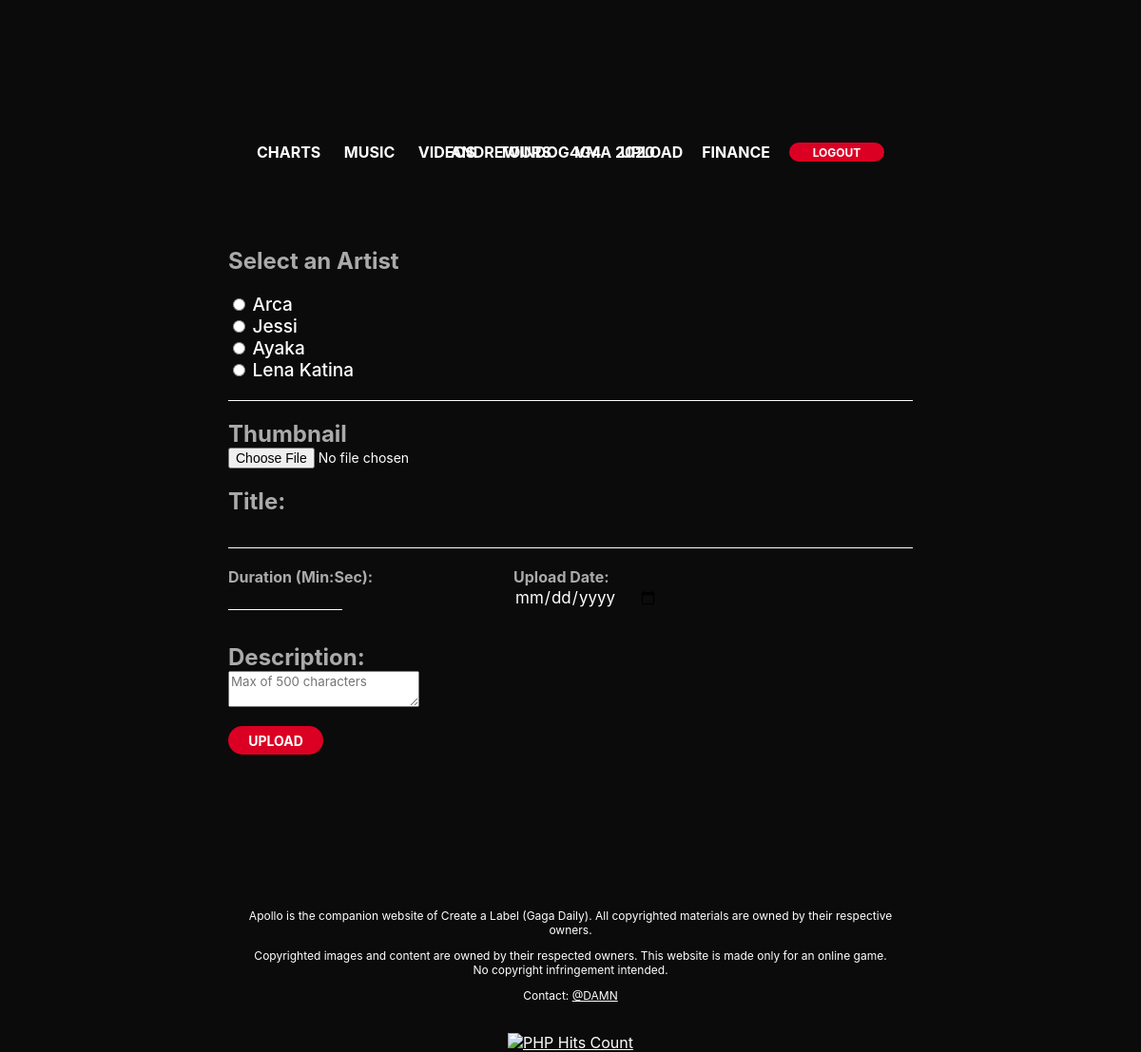
The app's page /website/upload.php (signed in) with its own data.
### tables this page shows
CREATE TABLE `artists` (
  `id` int(11) NOT NULL,
  `name` varchar(50) NOT NULL,
  `label` int(11) NOT NULL,
  `bio` varchar(500) NOT NULL,
  `cover` varchar(50) NOT NULL,
  `featured` int(11) NOT NULL
);

### website/includes/classes/User.php (called while the page is built, shortened)
<?php
	class User {
		private $con;
		private $username;
		public function __construct($con, $username) {
			$this->con = $con;
			$this->username = $username;
			$query = mysqli_query($this->con, "SELECT id FROM users WHERE username='$this->username'");
			$row = mysqli_fetch_array($query);
		}
		public function getId(){
			$query = mysqli_query($this->con, "SELECT id FROM users WHERE username='$this->username'");
			$row = mysqli_fetch_array($query);
			return $row['id'];
		}
	}
?>

### website/upload.php (the view, shortened to what this page needs)
<?php
	include("includes/header.php");
?>
<div class="header" style="padding-bottom: 50px;">
	<div style="width: 100%;margin-top: 20px;">
	<form method="POST" action="includes/handlers/upload-video.php" enctype="multipart/form-data">
	<div style="border-bottom: white solid 1px; padding-bottom: 20px;">
	<h2 style="color: #aaa;">Select an Artist</h2>
	<?php
		$artistQuery = mysqli_query($con, "SELECT * FROM artists WHERE label=$userId ORDER BY id DESC");
		while($row = mysqli_fetch_array($artistQuery)) {
			$name = $row['name'];
      $id = $row['id'];
			echo "
				<input type='radio' id='$id' name='artistpass' value='$id'required>
  				<label for='$id' style='font-size: 19px;font-weight: 500;'>$name</label><br>
				";
		}
		?>
	</div>
	<br>
      <label for="image" style="font-size: 24px; font-weight: bold;color: #aaa;">Thumbnail </label><br>
      <input type="file" accept=".jpg,.png" name="image" style="border:none;font-size: 14px;" required><br>
      <br>
      <label for="title" style="font-size: 24px; font-weight: bold;color: #aaa;">Title: </label><br>
      <input type="text" name="title" style="width: 100%;height: 35px;background: none;border: none;border-bottom-color: currentcolor;border-bottom-style: none;border-bottom-width: medium;border-bottom: 1px white solid;font-size: 25px;" required>
      <br>
      <div style="width: 500px; margin-top: 20px;">
        <div style="float: left; width: 300px;">
          <label for="duration" style="font-size: 16px; font-weight: bold;color: #aaa;margin-bottom: 10px;">Duration (Min:Sec): </label><br>
          <input type="text" name="duration" style="width: 120px;height: 25px;background: none;border: none;border-bottom-color: currentcolor;border-bottom-style: none;border-bottom-width: medium;border-bottom: 1px white solid;font-size: 17px;" required>
        </div>
        <div style="float: left; width: 200px;">
          <label for="uploaddate" style="font-size: 16px; font-weight: bold;color: #aaa;">Upload Date: </label><br>
          <input type="date" name="uploaddate" style="border: none;width: unset;background: none;font-size: 17px;height: 25px;" required>
        </div>
      </div>
      <br><br><br>
      <div style="width: 100%;padding-top: 20px;">
        <label for="description" style="font-size: 24px; font-weight: bold;color: #aaa;">Description: </label><br>
        <textarea class="ckeditor" name="description" placeholder="Max of 500 characters"></textarea>
      </div>
      <div>
        <button type="submit" name="upload" style="float: left;margin-left: 0;margin-top: 20px;height: 30px;width: 100px;border-radius: 30px;line-height: 30px;font-size: 14px;">UPLOAD</button>
      </div>
	  </form>
	</div>
</div>
<?php
	include("includes/footer.php");
?>

### website/assets/css/style_1.css (style rules this page uses)
html, body { padding: 0; margin: 0; background-color: #0b0b0b; }
* { font-family: "SFProDisplay"; color: white; }
.header { min-width: 50%; max-width: 60%; margin-right: auto; margin-left: auto; overflow-x: auto; position: relative; margin-top: 5vh; }
button { float: right; background-color: #db0023; border: none; font-weight: bold; font-size: 12px; width: 70px; height: 20px; line-height: 20px; border-radius: 10px; }
input::placeholder { color: grey; font-size: 15px; }

### records on screen
artists: name "Arca"
artists: name "Jessi"
artists: name "Ayaka"
artists: name "Lena Katina"

### other values on screen
$us_username "ANDREWINDOG4G4"
